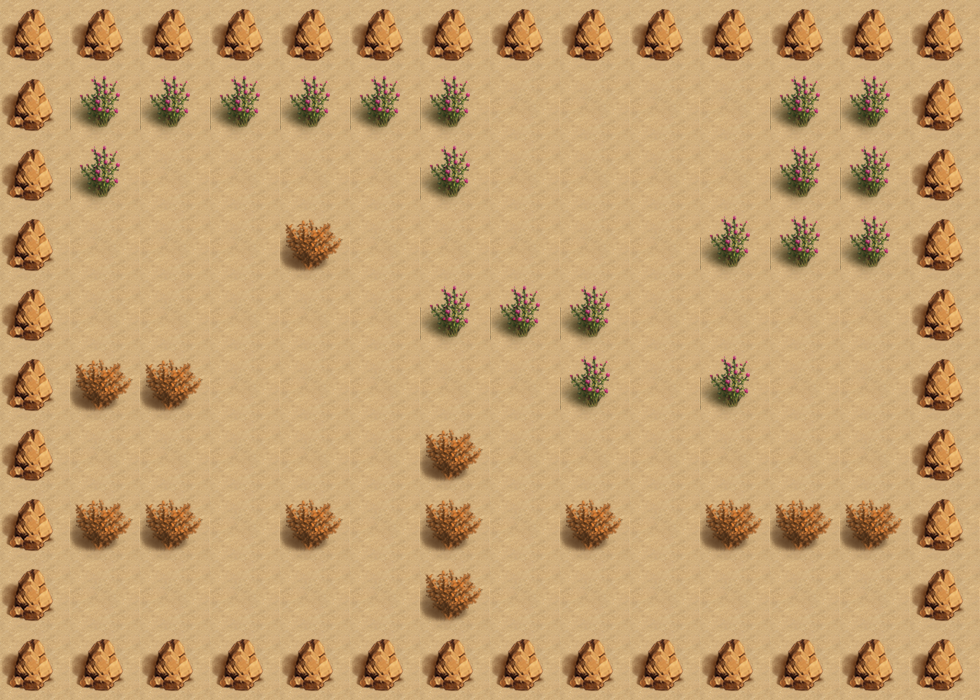

Rendered tile map (Tiled .tmx) drawn with the repository's tilesets; below, a short description and the map source with its tile grids summarised:
An orthogonal 14x10 tile map with 70x70 px tiles, 2 tile layers (bgLayer, walkLayer) and 9 objects (player, key, exit, box_1, box_2, ...).

<map version="1.0" orientation="orthogonal" renderorder="right-down" width="14" height="10" tilewidth="70" tileheight="70" nextobjectid="17">
 <tileset firstgid="1" name="map" tilewidth="70" tileheight="70" tilecount="4">
  <image source="map.png" width="140" height="140" />
 </tileset>
 <layer name="bgLayer" width="14" height="10">
  <data>[140 cells, 140 non-empty, 1 distinct tile ids]</data>
 </layer>
 <layer name="walkLayer" width="14" height="10">
  <data>[140 cells, 77 non-empty, 3 distinct tile ids]</data>
 </layer>
 <objectgroup name="object0">
  <object id="4" name="player" x="630" y="70" width="70" height="70">
   <properties>
    <property name="hp" value="170" />
    <property name="lv7" value="7" />
    <property name="speed" value="120" />
   </properties>
  </object>
 </objectgroup>
 <objectgroup name="object1">
  <object id="6" name="key" x="700" y="560" width="70" height="70" />
  <object id="7" name="exit" x="280" y="350" width="70" height="70" />
 </objectgroup>
 <objectgroup name="object2">
  <object id="8" name="box_1" x="350" y="140" width="70" height="70" />
  <object id="9" name="box_2" x="210" y="490" width="70" height="70" />
  <object id="10" name="box_3" x="630" y="210" width="70" height="70" />
 </objectgroup>
 <objectgroup name="object4">
  <properties>
   <property name="dirX" value="1" />
   <property name="dirY" value="0" />
   <property name="dis" value="4" />
   <property name="speed" value="110" />
  </properties>
  <object id="16" name="monster_0" x="70" y="420" width="70" height="70">
   <properties>
    <property name="dirX" value="1" />
    <property name="dirY" value="0" />
    <property name="path" value="monster_0.png" />
    <property name="reverse" value="-1" />
    <property name="speed" value="100" />
   </properties>
  </object>
 </objectgroup>
 <objectgroup name="object3">
  <object id="12" name="trap_1" x="420" y="210" width="70" height="70" />
  <object id="13" name="trap_0" x="560" y="420" width="70" height="70" />
 </objectgroup>
</map>
